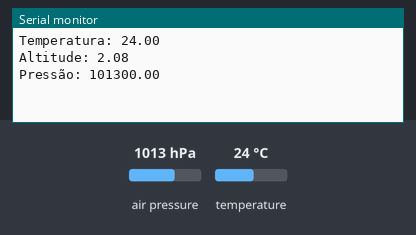
Bench run of a sketch on a simulated Arduino Uno, built with avr-gcc and run on an emulated ATmega328P. Shown: the last lines printed to the serial monitor. The inputs (shaded band) are chosen by the test bench; at power-on: air pressure 1013 hPa, temperature 24 °C.

Above: at 1.2 s.
1.3 s: air pressure set to 952 hPa
At 3.0 s:
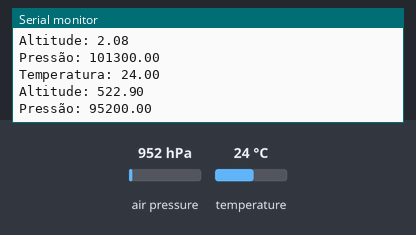
3.6 s: temperature set to 12 °C
At 4.8 s:
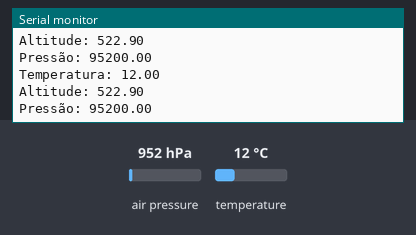
5.9 s: air pressure set to 975 hPa
At 6.7 s:
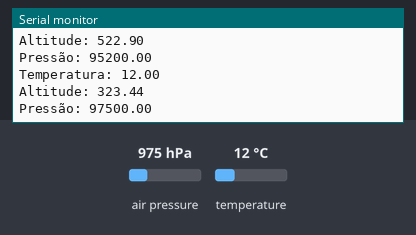
Timing chart, 0 to 8.9 s (numbered marks = the images above; inputs shaded):
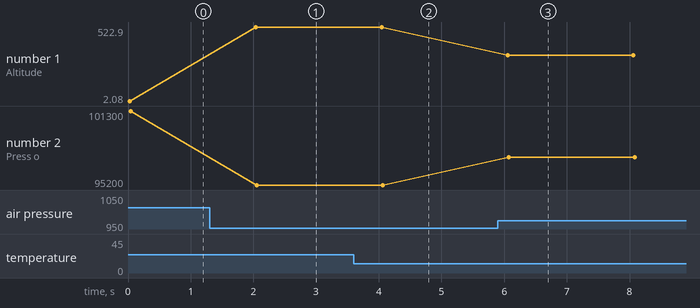

Measured:
- after the input at 1.3 s, the serial monitor: prints a new line after 0.74 s (image 1)
- after the input at 3.6 s, the serial monitor: prints a new line after 0.42 s (image 2)
- after the input at 5.9 s, the serial monitor: prints a new line after 0.15 s (image 3)
- plotted number 1: 2.08 → 522.9 after the input at 1.3 s, 522.9 → 323.44 after the input at 5.9 s
- plotted number 2: 101300 → 95200 after the input at 1.3 s, 95200 → 97500 after the input at 5.9 s

The sketch:

Bmp180.ino
```cpp
#include <Adafruit_BMP085.h>
Adafruit_BMP085 bmp180;


void setup() {
  Serial.begin(9600);
  bmp180.begin();
}

void loop() {
  float temperatura = bmp180.readTemperature();
  float altitude = bmp180.readAltitude();
  float pressao = bmp180.readPressure();

  Serial.print("Temperatura: ");
  Serial.println(temperatura);

  Serial.print("Altitude: ");
  Serial.println(altitude);

  Serial.print("Pressão: ");
  Serial.println(pressao);

  delay(2000);
}
```
